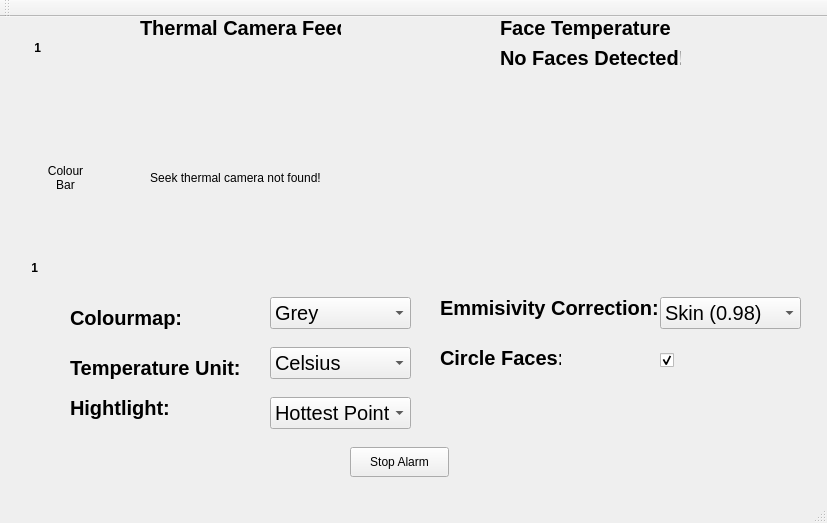
<?xml version="1.0" encoding="UTF-8"?>
<ui version="4.0">
 <class>MainWindow</class>
 <widget class="QMainWindow" name="MainWindow">
  <property name="geometry">
   <rect>
    <x>0</x>
    <y>0</y>
    <width>827</width>
    <height>523</height>
   </rect>
  </property>
  <property name="windowTitle">
   <string>MainWindow</string>
  </property>
  <widget class="QWidget" name="centralWidget">
   <widget class="QLabel" name="thermalFeed">
    <property name="geometry">
     <rect>
      <x>80</x>
      <y>30</y>
      <width>311</width>
      <height>261</height>
     </rect>
    </property>
    <property name="text">
     <string>Seek thermal camera not found!</string>
    </property>
    <property name="alignment">
     <set>Qt::AlignCenter</set>
    </property>
   </widget>
   <widget class="QComboBox" name="heatmapChoice">
    <property name="geometry">
     <rect>
      <x>270</x>
      <y>280</y>
      <width>141</width>
      <height>32</height>
     </rect>
    </property>
    <property name="font">
     <font>
      <pointsize>15</pointsize>
     </font>
    </property>
    <item>
     <property name="text">
      <string>Grey</string>
     </property>
    </item>
    <item>
     <property name="text">
      <string>Hot</string>
     </property>
    </item>
    <item>
     <property name="text">
      <string>Autumn</string>
     </property>
    </item>
    <item>
     <property name="text">
      <string>Bone</string>
     </property>
    </item>
    <item>
     <property name="text">
      <string>Jet</string>
     </property>
    </item>
    <item>
     <property name="text">
      <string>Winter</string>
     </property>
    </item>
    <item>
     <property name="text">
      <string>Rainbow</string>
     </property>
    </item>
    <item>
     <property name="text">
      <string>Ocean</string>
     </property>
    </item>
    <item>
     <property name="text">
      <string>Summer</string>
     </property>
    </item>
    <item>
     <property name="text">
      <string>Spring</string>
     </property>
    </item>
    <item>
     <property name="text">
      <string>Cool</string>
     </property>
    </item>
    <item>
     <property name="text">
      <string>HSV</string>
     </property>
    </item>
    <item>
     <property name="text">
      <string>Pink</string>
     </property>
    </item>
   </widget>
   <widget class="QLabel" name="label">
    <property name="geometry">
     <rect>
      <x>70</x>
      <y>290</y>
      <width>151</width>
      <height>22</height>
     </rect>
    </property>
    <property name="font">
     <font>
      <pointsize>15</pointsize>
      <weight>75</weight>
      <bold>true</bold>
     </font>
    </property>
    <property name="text">
     <string>Colourmap: </string>
    </property>
   </widget>
   <widget class="QLabel" name="label_2">
    <property name="geometry">
     <rect>
      <x>140</x>
      <y>0</y>
      <width>201</width>
      <height>22</height>
     </rect>
    </property>
    <property name="font">
     <font>
      <pointsize>15</pointsize>
      <weight>75</weight>
      <bold>true</bold>
     </font>
    </property>
    <property name="text">
     <string>Thermal Camera Feed</string>
    </property>
   </widget>
   <widget class="QLabel" name="colourbarFeed">
    <property name="geometry">
     <rect>
      <x>40</x>
      <y>30</y>
      <width>51</width>
      <height>261</height>
     </rect>
    </property>
    <property name="text">
     <string>Colour Bar</string>
    </property>
    <property name="alignment">
     <set>Qt::AlignCenter</set>
    </property>
    <property name="wordWrap">
     <bool>true</bool>
    </property>
   </widget>
   <widget class="QLabel" name="label_3">
    <property name="geometry">
     <rect>
      <x>70</x>
      <y>340</y>
      <width>191</width>
      <height>22</height>
     </rect>
    </property>
    <property name="font">
     <font>
      <pointsize>15</pointsize>
      <weight>75</weight>
      <bold>true</bold>
     </font>
    </property>
    <property name="text">
     <string>Temperature Unit:</string>
    </property>
   </widget>
   <widget class="QComboBox" name="temperatureChoice">
    <property name="geometry">
     <rect>
      <x>270</x>
      <y>330</y>
      <width>141</width>
      <height>32</height>
     </rect>
    </property>
    <property name="font">
     <font>
      <pointsize>15</pointsize>
     </font>
    </property>
    <item>
     <property name="text">
      <string>Celsius</string>
     </property>
    </item>
    <item>
     <property name="text">
      <string>Kelvin</string>
     </property>
    </item>
    <item>
     <property name="text">
      <string>Fahrenheit</string>
     </property>
    </item>
   </widget>
   <widget class="QLabel" name="highT">
    <property name="geometry">
     <rect>
      <x>-10</x>
      <y>20</y>
      <width>51</width>
      <height>22</height>
     </rect>
    </property>
    <property name="font">
     <font>
      <weight>75</weight>
      <bold>true</bold>
     </font>
    </property>
    <property name="text">
     <string>1</string>
    </property>
    <property name="alignment">
     <set>Qt::AlignRight|Qt::AlignTrailing|Qt::AlignVCenter</set>
    </property>
   </widget>
   <widget class="QLabel" name="lowT">
    <property name="geometry">
     <rect>
      <x>-30</x>
      <y>240</y>
      <width>68</width>
      <height>22</height>
     </rect>
    </property>
    <property name="font">
     <font>
      <weight>75</weight>
      <bold>true</bold>
     </font>
    </property>
    <property name="text">
     <string>1</string>
    </property>
    <property name="alignment">
     <set>Qt::AlignRight|Qt::AlignTrailing|Qt::AlignVCenter</set>
    </property>
   </widget>
   <widget class="QComboBox" name="emmisivityChoice">
    <property name="geometry">
     <rect>
      <x>660</x>
      <y>280</y>
      <width>141</width>
      <height>32</height>
     </rect>
    </property>
    <property name="font">
     <font>
      <pointsize>15</pointsize>
     </font>
    </property>
    <item>
     <property name="text">
      <string>Skin (0.98)</string>
     </property>
    </item>
    <item>
     <property name="text">
      <string>Matte (0.97)</string>
     </property>
    </item>
    <item>
     <property name="text">
      <string>Semi-matte (0.80)</string>
     </property>
    </item>
    <item>
     <property name="text">
      <string>Semi-glossy (0.60)</string>
     </property>
    </item>
    <item>
     <property name="text">
      <string>Glossy (0.30)</string>
     </property>
    </item>
    <item>
     <property name="text">
      <string>Black body (1.0)</string>
     </property>
    </item>
   </widget>
   <widget class="QLabel" name="label_4">
    <property name="geometry">
     <rect>
      <x>440</x>
      <y>280</y>
      <width>221</width>
      <height>22</height>
     </rect>
    </property>
    <property name="font">
     <font>
      <pointsize>15</pointsize>
      <weight>75</weight>
      <bold>true</bold>
     </font>
    </property>
    <property name="text">
     <string>Emmisivity Correction:</string>
    </property>
   </widget>
   <widget class="QLabel" name="label_5">
    <property name="geometry">
     <rect>
      <x>70</x>
      <y>380</y>
      <width>191</width>
      <height>22</height>
     </rect>
    </property>
    <property name="font">
     <font>
      <pointsize>15</pointsize>
      <weight>75</weight>
      <bold>true</bold>
     </font>
    </property>
    <property name="text">
     <string>Hightlight:</string>
    </property>
   </widget>
   <widget class="QComboBox" name="highlight">
    <property name="geometry">
     <rect>
      <x>270</x>
      <y>380</y>
      <width>141</width>
      <height>32</height>
     </rect>
    </property>
    <property name="font">
     <font>
      <pointsize>15</pointsize>
     </font>
    </property>
    <item>
     <property name="text">
      <string>Hottest Point</string>
     </property>
    </item>
    <item>
     <property name="text">
      <string>Coldest Point</string>
     </property>
    </item>
    <item>
     <property name="text">
      <string>None</string>
     </property>
    </item>
   </widget>
   <widget class="QLabel" name="label_6">
    <property name="geometry">
     <rect>
      <x>500</x>
      <y>0</y>
      <width>171</width>
      <height>22</height>
     </rect>
    </property>
    <property name="font">
     <font>
      <pointsize>15</pointsize>
      <weight>75</weight>
      <bold>true</bold>
     </font>
    </property>
    <property name="text">
     <string>Face Temperature:</string>
    </property>
   </widget>
   <widget class="QLabel" name="faceTemp">
    <property name="geometry">
     <rect>
      <x>500</x>
      <y>30</y>
      <width>181</width>
      <height>22</height>
     </rect>
    </property>
    <property name="font">
     <font>
      <pointsize>15</pointsize>
      <weight>75</weight>
      <bold>true</bold>
     </font>
    </property>
    <property name="text">
     <string>No Faces Detected!</string>
    </property>
   </widget>
   <widget class="QLabel" name="label_7">
    <property name="geometry">
     <rect>
      <x>440</x>
      <y>330</y>
      <width>121</width>
      <height>22</height>
     </rect>
    </property>
    <property name="font">
     <font>
      <pointsize>15</pointsize>
      <weight>75</weight>
      <bold>true</bold>
     </font>
    </property>
    <property name="text">
     <string>Circle Faces:</string>
    </property>
   </widget>
   <widget class="QCheckBox" name="checkBox">
    <property name="geometry">
     <rect>
      <x>660</x>
      <y>330</y>
      <width>101</width>
      <height>27</height>
     </rect>
    </property>
    <property name="text">
     <string/>
    </property>
    <property name="checked">
     <bool>true</bool>
    </property>
   </widget>
   <widget class="QPushButton" name="pushButton">
    <property name="geometry">
     <rect>
      <x>350</x>
      <y>430</y>
      <width>99</width>
      <height>30</height>
     </rect>
    </property>
    <property name="text">
     <string>Stop Alarm</string>
    </property>
   </widget>
   <widget class="QLabel" name="alarm">
    <property name="geometry">
     <rect>
      <x>460</x>
      <y>100</y>
      <width>131</width>
      <height>111</height>
     </rect>
    </property>
    <property name="text">
     <string/>
    </property>
    <property name="pixmap">
     <pixmap>images/alarm.png</pixmap>
    </property>
    <property name="scaledContents">
     <bool>true</bool>
    </property>
    <property name="alignment">
     <set>Qt::AlignCenter</set>
    </property>
   </widget>
  </widget>
  <widget class="QToolBar" name="mainToolBar">
   <attribute name="toolBarArea">
    <enum>TopToolBarArea</enum>
   </attribute>
   <attribute name="toolBarBreak">
    <bool>false</bool>
   </attribute>
  </widget>
  <widget class="QStatusBar" name="statusBar"/>
 </widget>
 <layoutdefault spacing="6" margin="11"/>
 <resources/>
 <connections/>
</ui>
